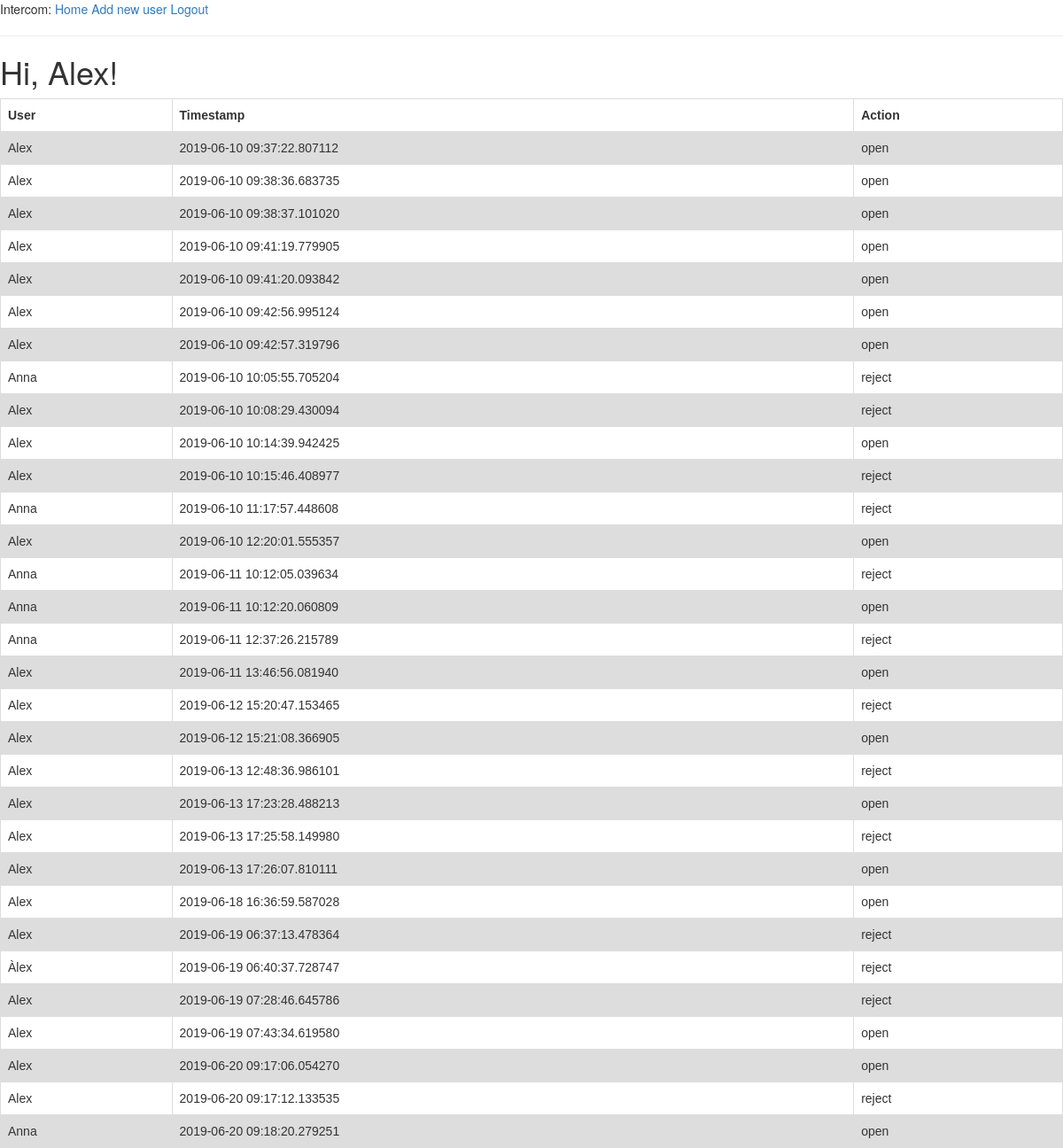
The page /calls (signed in) on the database its author committed.
### app/models.py (models this page shows, shortened)
class User(UserMixin, db.Model):
    id = db.Column(db.Integer, primary_key=True)
    username = db.Column(db.String(64), index=True, unique=True)
    password_hash = db.Column(db.String(128))
    calls = db.relationship('Call', backref='answer', lazy='dynamic')
    @login.user_loader
    def load_user(id):
        return User.query.get(int(id))

class Call(db.Model):
    id = db.Column(db.Integer, primary_key=True)
    timestamp = db.Column(db.DateTime, index=True, default=datetime.utcnow)
    open = db.Column(db.Boolean)
    user_id = db.Column(db.Integer, db.ForeignKey('user.id'))

### app/routes.py (the view)
@app.route('/calls')
@login_required
def calls():
    calls = Call.query.all()
    return render_template("calls.html", title='List of calls', calls=calls)

### app/templates/calls.html
{% extends "base.html" %}
{% block content %}
    <h1>Hi, {{ current_user.username }}!</h1>
    <table> <tr>
    <th>User</th> <th>Timestamp</th> <th>Action</th>
    </tr>
    {% for call in calls %}
    <tr>
      <td>{{ call.answer.username }}</td>
      <td>{{ call.timestamp }}</td>
      <td>
        {% if call.open %}
          open
        {% else %}
          reject
        {% endif %}
      </td>
    </tr>
    {% endfor %}
    </table>
{% endblock %}

### app/templates/base.html (shortened to what this page needs)
<!DOCTYPE HTML>
<html>
    <head>
      <link rel="stylesheet" type="text/css"
          href="https://maxcdn.bootstrapcdn.com/bootstrap/3.3.4/css/bootstrap.min.css">
    </head>
    <body>
      <div id="result">
          Intercom:
          <a href="{{ url_for('index') }}">Home</a>
          {% if current_user.is_anonymous %}
          <a href="{{ url_for('login') }}">Login</a>
          {% else %}
          <a href="{{ url_for('register') }}">Add new user</a>
          <a href="{{ url_for('logout') }}">Logout</a>
          {% endif %}
      </div>
        <hr>
        {% block content %}{% endblock %}
    </body>
</html>

### app/templates/base.html (style rules this page uses)
table { font-family: arial, sans-serif; border-collapse: collapse; width: 100%; }
td, th { border: 1px solid #dddddd; text-align: left; padding: 8px; }
tr:nth-child(even) { background-color: #dddddd; }

### rows shown on the page
User: username "Alex"
Call: answer.username "Alex", timestamp "2019-06-10 09:37:22.807112", open "open"
Call: answer.username "Alex", timestamp "2019-06-10 09:38:36.683735", open "open"
Call: answer.username "Alex", timestamp "2019-06-10 09:38:37.101020", open "open"
Call: answer.username "Alex", timestamp "2019-06-10 09:41:19.779905", open "open"
Call: answer.username "Alex", timestamp "2019-06-10 09:41:20.093842", open "open"
Call: answer.username "Alex", timestamp "2019-06-10 09:42:56.995124", open "open"
Call: answer.username "Alex", timestamp "2019-06-10 09:42:57.319796", open "open"
Call: answer.username "Anna", timestamp "2019-06-10 10:05:55.705204", open "reject"
Call: answer.username "Alex", timestamp "2019-06-10 10:08:29.430094", open "reject"
Call: answer.username "Alex", timestamp "2019-06-10 10:14:39.942425", open "open"
Call: answer.username "Alex", timestamp "2019-06-10 10:15:46.408977", open "reject"
Call: answer.username "Anna", timestamp "2019-06-10 11:17:57.448608", open "reject"
Call: answer.username "Alex", timestamp "2019-06-10 12:20:01.555357", open "open"
Call: answer.username "Anna", timestamp "2019-06-11 10:12:05.039634", open "reject"
Call: answer.username "Anna", timestamp "2019-06-11 10:12:20.060809", open "open"
Call: answer.username "Anna", timestamp "2019-06-11 12:37:26.215789", open "reject"
Call: answer.username "Alex", timestamp "2019-06-11 13:46:56.081940", open "open"
Call: answer.username "Alex", timestamp "2019-06-12 15:20:47.153465", open "reject"
Call: answer.username "Alex", timestamp "2019-06-12 15:21:08.366905", open "open"
Call: answer.username "Alex", timestamp "2019-06-13 12:48:36.986101", open "reject"
Call: answer.username "Alex", timestamp "2019-06-13 17:23:28.488213", open "open"
Call: answer.username "Alex", timestamp "2019-06-13 17:25:58.149980", open "reject"
Call: answer.username "Alex", timestamp "2019-06-13 17:26:07.810111", open "open"
Call: answer.username "Alex", timestamp "2019-06-18 16:36:59.587028", open "open"
Call: answer.username "Alex", timestamp "2019-06-19 06:37:13.478364", open "reject"
Call: answer.username "Àlex", timestamp "2019-06-19 06:40:37.728747", open "reject"
Call: answer.username "Alex", timestamp "2019-06-19 07:28:46.645786", open "reject"
Call: answer.username "Alex", timestamp "2019-06-19 07:43:34.619580", open "open"
Call: answer.username "Alex", timestamp "2019-06-20 09:17:06.054270", open "open"
Call: answer.username "Alex", timestamp "2019-06-20 09:17:12.133535", open "reject"
Call: answer.username "Anna", timestamp "2019-06-20 09:18:20.279251", open "open"
